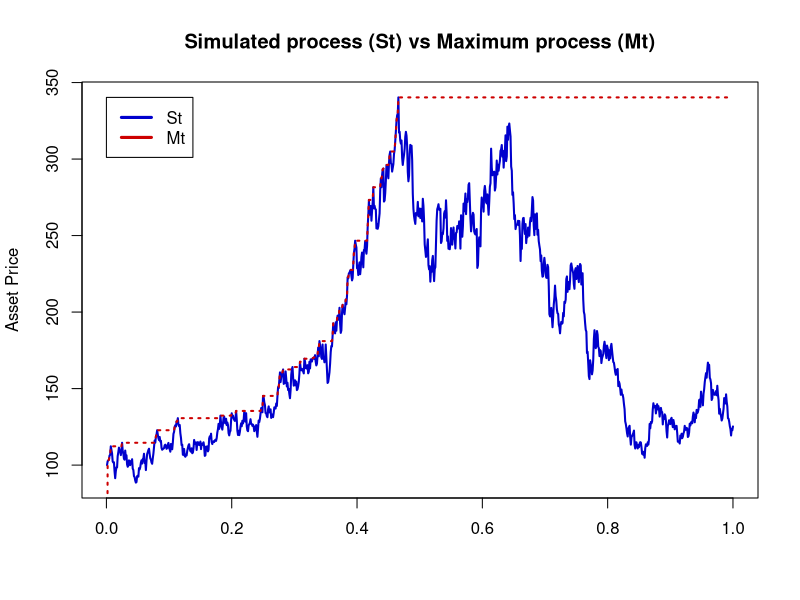

Source code (R):

# clear variables and close windows
rm(list = ls(all = TRUE))
graphics.off()

# parameter settings
para = c(100, 0.05, 0.03)
S0   = para[1]  # Initial Stock Price
r    = para[2]  # Interest Rate per Year
vol  = para[3]  # Volatility per Year
N    = 1000
t    = 1:N/N

volatility    = vol * vol
dt            = 1
randomWt1     = rnorm(N, 0, 1)
Wtsum1        = cumsum(t(randomWt1))
Path1         = exp((r - 0.5 * volatility) * dt + vol * sqrt(dt) * Wtsum1)
StockPath1    = matrix(0, N, 1)
StockPath1[1] = S0

for (i in 2:N) {
    StockPath1[i] = S0 * Path1[i]
}

s    = StockPath1
y    = matrix(0, N, 1)
y[i] = s[1]

for (i in 2:N) {
    if (s[i] > y[i - 1]) {
        y[i] = s[i]
    } else {
        y[i] = y[i - 1]
    }
}

# plot
plot(t, StockPath1, type = "l", col = "blue3", lwd = 2, ylab = "Asset Price", xlab = "", main = "Simulated process (St) vs Maximum process (Mt)")
lines(t, y, col = "red3", lty = "dotted", lwd = 2)
legend(0, max(y), c("St", "Mt"), lty = c(1, 1), lwd = 3, col = c("blue3", "red3"), 
    bg = "white")